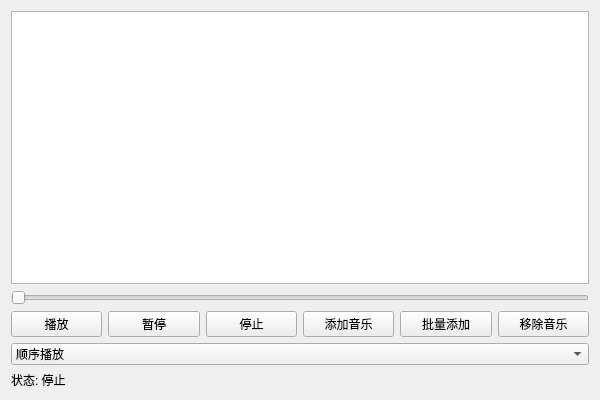
<?xml version="1.0" encoding="UTF-8"?>
<ui version="4.0">
 <class>MusicPlayer</class>
 <widget class="QWidget" name="MusicPlayer">
  <property name="geometry">
   <rect>
    <x>0</x>
    <y>0</y>
    <width>600</width>
    <height>400</height>
   </rect>
  </property>
  <property name="windowTitle">
   <string>音乐播放器</string>
  </property>
  <layout class="QVBoxLayout" name="verticalLayout">
   <item>
    <widget class="QListWidget" name="playlistWidget">
     <property name="toolTip">
      <string>播放列表</string>
     </property>
    </widget>
   </item>
   <item>
    <widget class="QSlider" name="progressBar">
     <property name="toolTip">
      <string>播放进度</string>
     </property>
     <property name="orientation">
      <enum>Qt::Horizontal</enum>
     </property>
    </widget>
   </item>
   <item>
    <layout class="QHBoxLayout" name="buttonLayout">
     <item>
      <widget class="QPushButton" name="playButton">
       <property name="toolTip">
        <string>开始播放选中的音乐</string>
       </property>
       <property name="text">
        <string>播放</string>
       </property>
      </widget>
     </item>
     <item>
      <widget class="QPushButton" name="pauseButton">
       <property name="toolTip">
        <string>暂停当前播放的音乐</string>
       </property>
       <property name="text">
        <string>暂停</string>
       </property>
      </widget>
     </item>
     <item>
      <widget class="QPushButton" name="stopButton">
       <property name="toolTip">
        <string>停止播放音乐</string>
       </property>
       <property name="text">
        <string>停止</string>
       </property>
      </widget>
     </item>
     <item>
      <widget class="QPushButton" name="addButton">
       <property name="toolTip">
        <string>添加单个音乐文件到播放列表</string>
       </property>
       <property name="text">
        <string>添加音乐</string>
       </property>
      </widget>
     </item>
     <item>
      <widget class="QPushButton" name="addFolderButton">
       <property name="toolTip">
        <string>添加文件夹中的所有音乐文件</string>
       </property>
       <property name="text">
        <string>批量添加</string>
       </property>
      </widget>
     </item>
     <item>
      <widget class="QPushButton" name="removeButton">
       <property name="toolTip">
        <string>从播放列表中移除选中的音乐</string>
       </property>
       <property name="text">
        <string>移除音乐</string>
       </property>
      </widget>
     </item>
    </layout>
   </item>
   <item>
    <widget class="QComboBox" name="playModeBox">
     <property name="toolTip">
      <string>选择播放模式</string>
     </property>
     <item>
      <property name="text">
       <string>顺序播放</string>
      </property>
     </item>
     <item>
      <property name="text">
       <string>随机播放</string>
      </property>
     </item>
     <item>
      <property name="text">
       <string>循环播放</string>
      </property>
     </item>
    </widget>
   </item>
   <item>
    <widget class="QLabel" name="statusLabel">
     <property name="text">
      <string>状态: 停止</string>
     </property>
    </widget>
   </item>
  </layout>
 </widget>
 <resources/>
 <connections/>
</ui>
